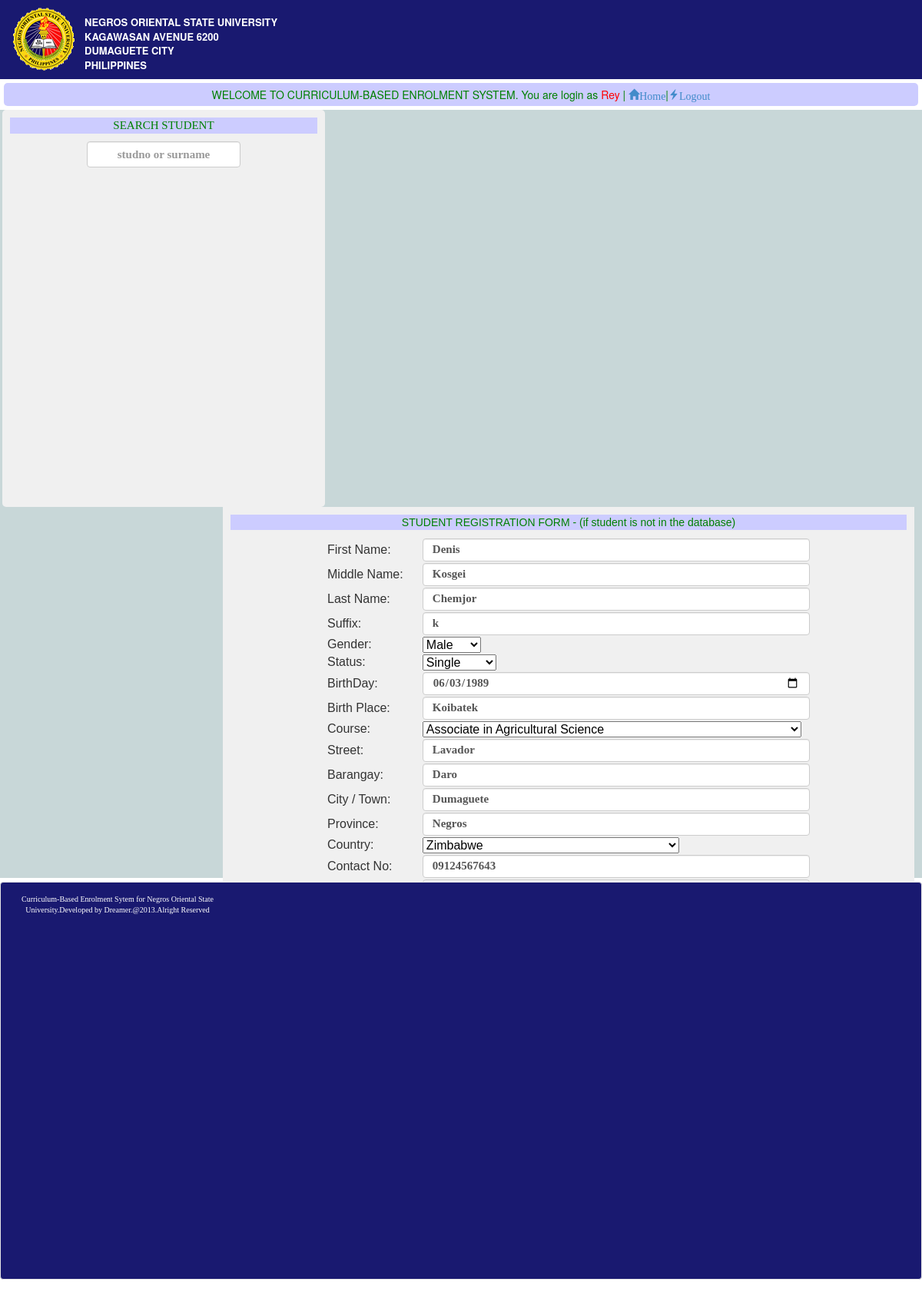
The page /_stud_edit.php?id=201400001 (signed in) on the database its author committed.
### tables this page shows
CREATE TABLE IF NOT EXISTS `stud_information` (
  `studno` bigint(10) NOT NULL AUTO_INCREMENT COMMENT '20140000',
  `fname` varchar(30) NOT NULL,
  `mname` varchar(30) NOT NULL,
  `lname` varchar(30) NOT NULL,
  `sufname` varchar(10) NOT NULL,
  `gender` char(1) NOT NULL,
  `bday` date NOT NULL,
  `bplace` varchar(30) NOT NULL,
  `course` varchar(200) NOT NULL,
  `street` varchar(30) NOT NULL,
  `barangay` varchar(30) NOT NULL,
  `town` varchar(30) NOT NULL,
  `province` varchar(30) NOT NULL,
  `country` varchar(30) NOT NULL,
  `contact` varchar(30) NOT NULL,
  `civilstatus` varchar(30) NOT NULL,
  `parent` varchar(50) NOT NULL,
  `parent_con` varchar(30) NOT NULL,
  `father` varchar(60) NOT NULL,
  `father_con` varchar(30) NOT NULL,
  `mother` varchar(60) NOT NULL,
  `mother_con` varchar(30) NOT NULL,
  `spouse` varchar(60) NOT NULL,
  `spouse_con` varchar(30) NOT NULL,
  `numboy` tinyint(3) NOT NULL,
  `numgirl` tinyint(3) NOT NULL,
  `or_num` varchar(10) NOT NULL,
  `or_date` date NOT NULL,
  `date_in` date NOT NULL,
  `user_in` varchar(10) NOT NULL,
  PRIMARY KEY (`studno`),
  UNIQUE KEY `studno` (`studno`)
);

### _stud_edit.php (the view, shortened to what this page needs)
<?php
include('includes/header.php');
?>
<div style="text-align:center;color:green;margin:5px;padding:5px;background-color:#CCCCFF;border-radius:5px">WELCOME TO CURRICULUM-BASED ENROLMENT SYSTEM. You are login as<font color="red"> <?php echo $_SESSION['username'];?> </font>|<a href="home.php">
<span class="glyphicon glyphicon-home">Home</span></a>|<a href="logout.php"><span class="glyphicon glyphicon-flash">Logout</span></a></div>
<div  id="contents">
	<div id="enrol1">
		<div id="search"><div style="text-align:center;color:green;margin:10px;background-color:#CCCCFF">SEARCH STUDENT</h4></div>
		<form method="post" >
		<center><input style="width:200px" type="text"  placeholder="studno or surname" class="form-control" name="search_query" id="search_query" /></center><br>
		</form>
		<div id="display_results"></div>
		</div>
	</div>
	<div id="enrol2">
		<div style="text-align:center;color:green;margin:10px;background-color:#CCCCFF">STUDENT REGISTRATION FORM - (if student is not in the database)</div>
		<center>
		<?php
			$id=$_GET['id'];
			$query=mysql_query("select * from stud_information where studno='$id'");
			$data=mysql_fetch_assoc($query);
			$fnames=$data['fname'];
			$mids=$data['mname'];
			$lnames=$data['lname'];
			$f=$data['sufname'];
			$dob=$data['bday'];
			$bplaces=$data['bplace'];
			$stret=$data['street'];
			$barang=$data['barangay'];
			$citys=$data['town'];
			$provs=$data['province'];
			$conts=$data['contact'];
			$parents=$data['parent'];
			$parnos=$data['parent_con'];
			$fathers=$data['father'];
			$fno=$data['father_con'];
			$mothers=$data['mother'];
			$mno=$data['mother_con'];
			$sp=$data['spouse'];
			$spno=$data['spouse_con'];
			$or=$data['or_num'];
			$ordata=$data['or_date'];
		?>
		<table width="70%">
		<form  method="post" action="check_stud_edit.php">
			<td width="10%">First Name:<td><input type="text" class="form-control" required="" name="fname" value="<?php echo $fnames;?>"  /></td><tr/>
			<td>Middle Name:<td><input type="text" class="form-control" required="" name="mname" value="<?php echo $mids;?>"/></td><tr/>
			<td>Last Name:<td><input type="text" class="form-control" required="" name="lname" value="<?php echo $lnames;?>"/></td><tr/>
			<td>Suffix:<td><input type="text" class="form-control" required="" name="suf" value="<?php echo $f;?>"/></td><tr/>
			<td>Gender:</td><td>
			<select name="gender"   required="gender" >
			<option class="form-control" value="M">Male</option>
			</select>
			</td><tr/>
			<td>Status:</td><td>
			<select name="status" required="">
			<option class="form-control" value="Single">Single</option>
			</select>
			</td><tr/>
			<td>BirthDay:<td><input type="date" value="<?php echo $dob;?>" required="" class="form-control" name="dob"/></td><tr/>
			<td>Birth Place:<td><input type="text" value="<?php echo $bplaces;?>" required="" class="form-control" name="bplace"/></td><tr/>
			<td>Course:</td>
			<td>
			<select name="course">
			<?php
				$query="SELECT * FROM courses ORDER BY name";
				$result=mysql_query($query);
				if($result){
				$num=mysql_num_rows($result);
				if($num>0){
					$i=0;
					while ($i < $num){
						$rows=mysql_fetch_assoc($result);
						$courseid=$rows['courseid'];
						$course=$rows['name'];
						if ($course==$courseid)
							echo "<option value='$course' selected>$course";
						else
							echo "<option value='$course'>$course";
						$i++;
					}
				}
			}?>
			</select>
			</td><tr/>
			<tr/>
			<td>Street:<td><input type="text" required="" value="<?php echo $stret;?>" class="form-control" name="street"/></td><tr/>
			<td>Barangay:<td><input type="text" required="" class="form-control" value="<?php echo $barang;?>" name="barangay"/></td><tr/>
			<td>City / Town:<td><input type="text" required="" class="form-control" value="<?php echo $citys;?>" name="town"/></td><tr/>
			<td>Province:<td><input type="text" required=""  class="form-control" value="<?php echo $provs;?>" name="province"/></td><tr/>
			<td>Country:</td>
			<td>
			<select name="country" required="" >
				<?php
					$countries = get_countries();
					foreach ($countries as $country_code =>$country_name)
					{
					if ($country_code ==$country_code)
						{
						echo "<option value='$country_code' selected>$country_name";
						}
					elseif($country_code==$country_name)
						{
							echo "<option value='$country_code'>$country_name";
						}
					}
				?>
			</select>
			</td>
			<tr/>
			<td>Contact No:<td><input type="text" required="" value="<?php echo $conts;?>" class="form-control" name="contact"/></td><tr/>
			<td>Parent/Guardian:<td><input type="text" required=""value="<?php echo $parents;?>" class="form-control" name="parent"/></td><tr/>
			<td>Contact No.(Guardian):<td><input type="text" required="" value="<?php echo $parnos;?>" class="form-control" name="parno" /></td><tr/>
			<td>Father's Name:<td><input type="text" required="" class="form-control" value="<?php echo $fathers;?>" name="father"/></td><tr/>
			<td>Father's No:<td><input type="text" required="" class="form-control" value="<?php echo $fno;?>" name="fatherno"/></td><tr/>
			<td>Mother's Name:<td><input type="text" required="" class="form-control" value="<?php echo $mothers;?>" name="mother"/></td><tr/>
			<td>Mother's No:<td><input type="text" required="" class="form-control" value="<?php echo $mno;?>" name="motherno"/></td><tr/>
			<td>Spouse Name :<td><input type="text"  class="form-control" value="<?php echo $sp;?>" name="spouse"/></td><tr/>
			<td>Spouse No:<td><input type="text"  class="form-control" value="<?php echo $spno;?>" name="spouseno"/></td><tr/>
			<td>No of Children:<td>
			<?php
				$query=mysql_query("select * from stud_information");
				$rows=mysql_fetch_assoc($query);
				$boys=$rows['numboy'];
				if(!$boys)
				{
				$boy=0;
				}
			?>
			Boys:<input type="text" required="" class="form-control" name="boys" value="<?php echo $boy;?>"/><br>
			</td><tr/>
			<td>OR Number:<td><input  type="text" required="" class="form-control" value="<?php echo $or;?>" name="orno"/></td><tr/>
			<td>OR Date:<td><input type="date" required="" class="form-control" value="<?php echo $ordata;?>" name="ordate"/></td><tr/>
			<td>Password:</td><td><input type="password" class=" form-control" name="password"/></td><tr/>
			<td><input type="submit" class="btn btn-primary form-control pull-right" name="submit"/></td><tr/>
		</table>
	</div>
</div>
<?php include("includes/footer.php");?>

### style/main.css (style rules this page uses)
body { margin:auto; font-family:Arial, Helvetica, sans-serif; }

### style/use.css (style rules this page uses)
#contents { font-family:Tahoma; background-color:#C8D7D8; height:1000px; }
#enrol1 { font-family:Tahoma; text-align:center; width:420px; background-color:#F0F0F0 ; margin-left:3px; float:left; border-radius:5px; }
#enrol1 input { text-align:center; font-size:15px; font-family:century; font-weight:bold; }
#enrol2 { font-family:arial; width:900px; text-align:center; background-color:#F0F0F0 ; margin-right:10px; float:right; }
#enrol2 input { font-size:15px; font-family:century; font-weight:bold; height:30px; }
#search { color:#7F462C; font-size:15px; }
#display_results { overflow:auto; height:405px; }

### rows shown on the page
stud_information: fname "Denis", mname "Kosgei", lname "Chemjor", suf "k", dob "06/03/1989", bplace "Koibatek", street "Lavador", barangay "Daro", town "Dumaguete", province "Negros", contact "09124567643"

### other values the page prints
$_SESSION['username'] "Rey"
form field course "Associate in Agricultural Science"
form field country "Zimbabwe"
